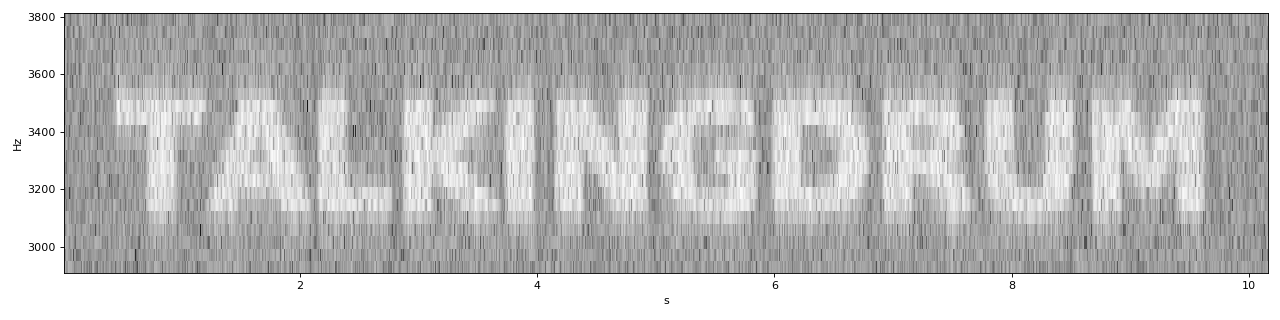

Here is the Python script that generated this plot:
import sys
import numpy as np
import matplotlib
matplotlib.use("Agg")
import matplotlib.pyplot as plt
from scipy.io import wavfile
from scipy.signal import spectrogram

path = sys.argv[1] if len(sys.argv) > 1 else "../task_nigeria/challenge.wav"
sr, x = wavfile.read(path)
f, t, S = spectrogram(x.astype(float), fs=sr, nperseg=512, noverlap=448)
band = (f > 2900) & (f < 3800)  # the only band with extra energy

plt.figure(figsize=(16, 4))
plt.pcolormesh(t, f[band], 10 * np.log10(S[band] + 1e-9), cmap="gray")
plt.xlabel("s")
plt.ylabel("Hz")
plt.tight_layout()
plt.savefig("spectrogram.png", dpi=80)
